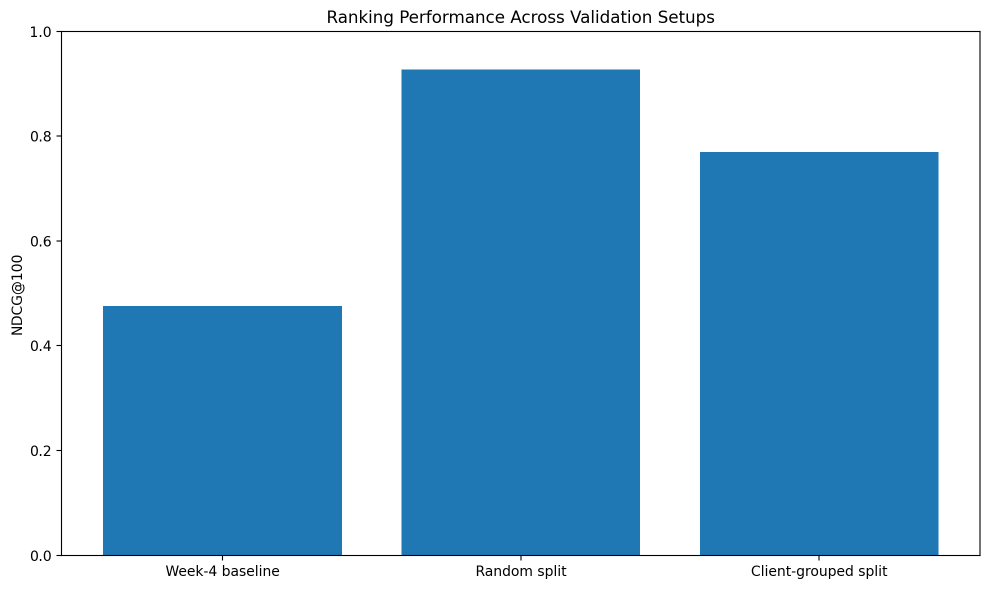
#> input picture work/figures/ranking_performance.png, 1980 x 1178 px, found by its file name (shown at 1/2 size)
$ jupyter execute --allow-errors Copy_of_capstone.ipynb   (shell and % lines are left out)
#> lines starting #> are read from the running program, lines starting #| are printed output that depends on the picture
<a href="https://colab.research.google.com/github/Khadija-Azam05/ML-Projects/blob/main/Copy_of_capstone.ipynb" target="_parent"></a>

# Capstone — mirrors your deployed research paper

[](https://colab.research.google.com/github/Khadija-Azam05/ML-Projects/blob/main/work/notebooks/capstone.ipynb?flush_cache=true)

This skeleton is yours to fill. Work the sections **in order** — each one has a one-line hint. Simple words, honest numbers.

> Working with an AI assistant? Tell it to read `skills/README.md` first and load the one skill this assignment names on its card.

## 1. Question

*The research question and the decision it supports.*

### Research Question
Can a machine-learning model rank content pages that show declining search performance more effectively than a simple rule-based baseline?

### Decision it supports:
The ranking can be used as decision support for prioritizing which pages should be reviewed or considered for content refresh.

## 2. Data

*Which release, which tables, date windows, what you excluded and why. Public-safe.*

The analysis is based on the FlyRank internship warehouse release `v20260703`. The warehouse includes `fact_content_daily_performance`, containing 78,835,655 rows of daily content performance from 2025-01-27 through 2026-06-30, and `fact_content_query_90d`, containing 2,414,248 content–query observations for a fixed 90-day window.

The modeling work used the provided public-safe `content_refresh_anonymized.csv` extract, containing 30,000 anonymized content records and 44 columns. The extract contains trailing-90-day search-performance measures and content-refresh signals used to construct the modeling features and target.

The final model used four numerical features: `impressions_90d`, `clicks_90d`, `avg_position`, and `days_since_last_update`. The target was the observed `trend_direction`, with `trend_pct` retained as supporting target information. Identifier fields and information not required for the model were not used as predictive features.

The data is anonymized. Client, content, and query identifiers were treated as identifiers rather than human-readable entities, and no private queries, client names, addresses, or other identifying information are included in the public paper.

The analysis describes observed historical search performance. It does not establish that a content refresh caused a subsequent improvement, and it does not claim that the model will generalize to every future search environment.

[cell 1]
%cd /content/ML-Projects

[cell 2]
import os

print(os.path.exists("data/raw/content_refresh_anonymized.csv"))

[cell 3]
import pandas as pd

#> (the rest of this cell did not finish here and is left out)

## 3. Methodology

*Assumptions, features, label definition, baseline, validation design, leakage checks.*

I treated this as a ranking problem: the goal was to put content showing signs of decline higher in a review queue so that a person could decide which pages to investigate first.

### Features and target

The model used four features:

- `impressions_90d`
- `clicks_90d`
- `avg_position`
- `days_since_last_update`

The target was `trend_direction`. The target was not used as a feature, and neither was `trend_pct`, because it is used to derive the target. `client_id` was also kept out of the model and used only to create a client-grouped validation split. The final leakage check found no target-derived features in the model. :contentReference[oaicite:1]{index=1}

### Baseline and model

I first compared the Random Forest with the Week-4 rule-based baseline. The baseline achieved an NDCG@100 of **0.475782**.

The Random Forest used 200 trees, a maximum depth of 10, balanced class weights, and a fixed random seed of 42. On the Week-5 random split, it achieved an NDCG@100 of **0.926767**. :contentReference[oaicite:2]{index=2}

### Validation

The original Week-5 evaluation used a stratified 80/20 random split. This kept the target proportions similar, but pages from the same clients could appear in both training and validation.

To get a more cautious estimate, I also evaluated the model using a client-grouped split. The grouped split used **25 clients for training and 7 unseen clients for validation**, with no clients shared between the two sets. This produced an NDCG@100 of **0.769499**, which was **0.157268 lower** than the random-split result. :contentReference[oaicite:3]{index=3}

Because the grouped result is lower, I use it as the more cautious validation result when interpreting how well the model may generalize to unseen clients.

### Leakage check

I checked the final features against the target and target-derived columns. No direct target-derived feature was included, and `client_id` was not used as a model feature. However, the starter CSV does not provide enough information to completely verify temporal separation between the feature and target windows. I therefore do not claim that temporal leakage has been completely ruled out. :contentReference[oaicite:4]{index=4}

[cell 4]
features = [
    "impressions_90d",
    "clicks_90d",
    "avg_position",
    "days_since_last_update"
]

target = "trend_direction"

forbidden_columns = [
    "trend_direction",
    "trend_pct",
    "is_declining_label"
]

print("Final model features:")
print(features)

print("\nTarget:")
print(target)

print("\nTarget-derived columns accidentally used as features:")
leaky_features = [col for col in features if col in forbidden_columns]
print(leaky_features if leaky_features else "None")

print("\nClient ID used as model feature?")
print("client_id" in features)

print("\nValidation results:")
print("Week-4 baseline NDCG@100:", 0.475782)
print("Week-5 random split NDCG@100:", 0.926767)
print("ML-09 grouped split NDCG@100:", 0.769499)

## 4. Results (vs baseline)

*Model vs baseline on the same split. The honest table.*

The Random Forest performed better than the Week-4 baseline on the original Week-5 random split. The baseline achieved an NDCG@100 of **0.475782**, while the Random Forest reached **0.926767** on that split.

However, the random split allowed pages from the same clients to appear in both training and validation. When I repeated the evaluation using a client-grouped split, where the validation clients were not seen during training, the model scored **0.769499**.

This grouped result is lower than the random-split result, but it remains above the baseline score. I therefore treat **0.769499** as the more cautious indication of the model's ranking performance, rather than presenting the 0.926767 random-split score as a guaranteed real-world performance level.

| Evaluation | NDCG@100 |
|---|---:|
| Week-4 rule baseline | 0.475782 |
| Random-split Random Forest | 0.926767 |
| Client-grouped Random Forest | 0.769499 |

The main finding is that the model improved the ranking of potentially declining content compared with the baseline in both evaluations, while the grouped evaluation gives a more conservative estimate of generalization to unseen clients.

[cell 5]
import matplotlib.pyplot as plt

labels = [
    "Week-4 Baseline",
    "Random Split",
    "Client-Grouped Split"
]

scores = [
    0.475782,
    0.926767,
    0.769499
]

plt.figure(figsize=(8, 5))
plt.bar(labels, scores)
plt.ylabel("NDCG@100")
plt.title("Ranking Performance Across Validation Setups")
plt.ylim(0, 1)

for i, score in enumerate(scores):
    plt.text(i, score + 0.02, f"{score:.3f}", ha="center")

plt.tight_layout()
plt.show()
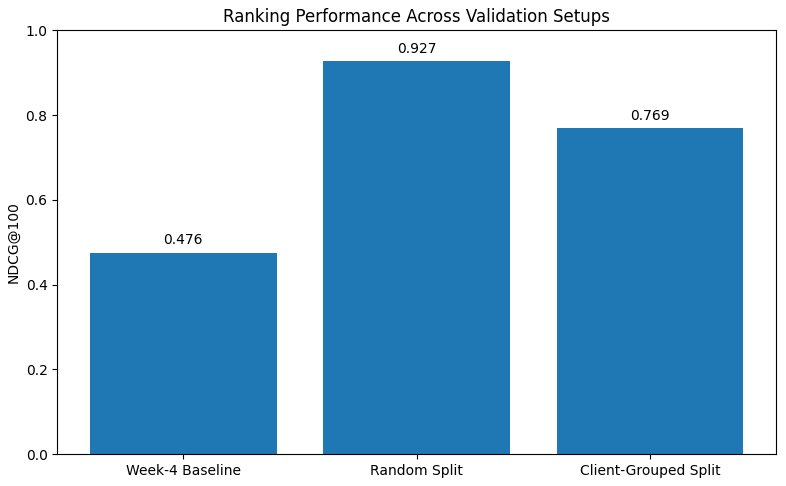
#> figure drawn by matplotlib, 1 panel; tallest bar 0.927 high, from x = 0.6 to 1.4

**Takeaway:** The Random Forest ranked declining content better than the baseline, but its score dropped from 0.927 on the random split to 0.769 on the client-grouped split, showing why the grouped result is the more cautious estimate.

[cell 6]
import matplotlib.pyplot as plt
import numpy as np

cm = np.array([
    [1522, 1226],
    [854, 2398]
])

fig, ax = plt.subplots(figsize=(7, 5))

im = ax.imshow(cm)

ax.set_xticks([0, 1])
ax.set_yticks([0, 1])

ax.set_xticklabels(["Predicted not down", "Predicted down"])
ax.set_yticklabels(["Actual not down", "Actual down"])

ax.set_xlabel("Prediction")
ax.set_ylabel("Actual")
ax.set_title("Confusion Matrix for Declining-Content Classification")

for i in range(2):
    for j in range(2):
        ax.text(j, i, f"{cm[i, j]:,}", ha="center", va="center")

plt.tight_layout()
plt.show()
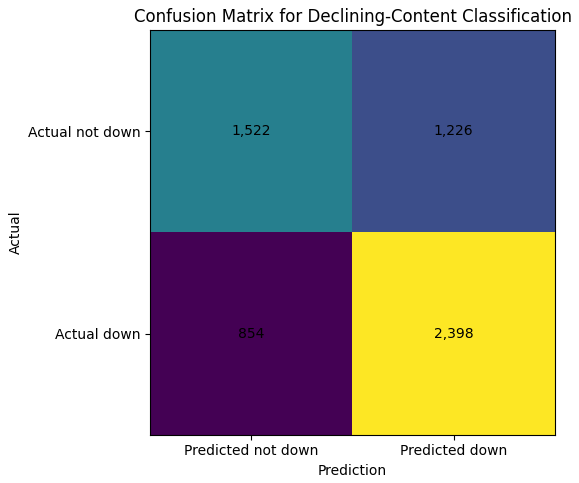
#> figure drawn by matplotlib, 1 panel

**Note:** This confusion matrix comes from the original random-split validation result, not the later client-grouped validation.

[cell 7]
import matplotlib.pyplot as plt

trend_counts = {
    "Down": 16262,
    "Stable": 5962,
    "Up": 4388,
    "New": 2236,
    "Flat": 1152
}

plt.figure(figsize=(8, 5))

bars = plt.bar(trend_counts.keys(), trend_counts.values())

plt.title("Distribution of Observed Content Trends")
plt.xlabel("Trend direction")
plt.ylabel("Number of pages")

for bar, value in zip(bars, trend_counts.values()):
    plt.text(
        bar.get_x() + bar.get_width() / 2,
        bar.get_height() + 200,
        f"{value:,}",
        ha="center"
    )

plt.tight_layout()
plt.show()
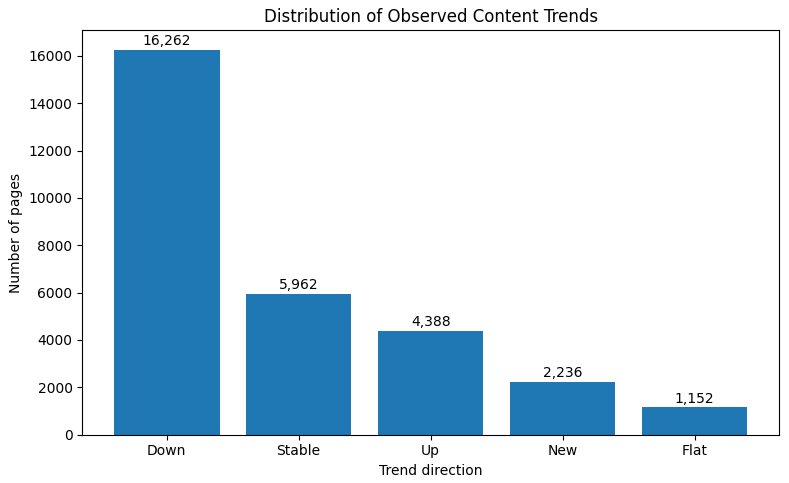
#> figure drawn by matplotlib, 1 panel; tallest bar 16262 high, from x = -0.4 to 0.4

**Takeaway:** Declining pages were the largest group in the modeling dataset, with 16,262 of 30,000 pages classified as down, so the model was evaluated against a strongly imbalanced target rather than an even five-class distribution.

## 5. Limitations

*What this work cannot claim.*

There are several reasons to treat these results as directional rather than as a guarantee of future performance.

First, the original random train/validation split may give an optimistic estimate because pages from the same clients can appear in both training and validation. The client-grouped evaluation was more conservative, with an NDCG@100 of 0.769499 compared with 0.926767 on the random split. :contentReference[oaicite:1]{index=1}

Second, the starter dataset does not provide enough information to completely verify temporal separation between the features and the target. I therefore cannot claim that temporal leakage has been fully ruled out. :contentReference[oaicite:2]{index=2}

Third, the dataset represents observed search performance rather than the reasons behind that performance. The model can identify patterns associated with declining pages, but it cannot explain whether the decline was caused by content quality, competitors, search-engine changes, seasonality, or another factor.

Finally, this analysis does not prove that refreshing a page will improve its future search performance. The model should therefore be treated as a **decision-support tool for prioritizing human review**, not as an automatic content-refresh system. :contentReference[oaicite:3]{index=3}

The results are best described as observed and directional findings from this dataset and validation design. Further testing on future time periods and unseen clients would be needed before making stronger claims about generalization.

[cell 8]
limitations_checks = {
    "Random split may be optimistic": True,
    "Client-grouped validation performed": True,
    "Temporal leakage fully verified": False,
    "Causal effect of content refresh measured": False,
    "Automatic publishing/rewrite recommended": False
}

for check, result in limitations_checks.items():
    print(f"{check}: {result}")

## 6. Ranked recommendations

*The action playbook output — the paper's recommendations section.*

The model is most useful as a prioritization tool. Its output should help a person decide which pages deserve attention first rather than automatically deciding what should happen to a page.

### 1. Review pages ranked as high priority first

Pages near the top of the ranking should be reviewed first because the model is designed to surface content showing stronger signals of decline. A human reviewer should then check the page's search performance and decide whether further investigation is worthwhile.

### 2. Check the reason for the decline before taking action

A high score does not explain why performance changed. Before refreshing a page, the reviewer should consider factors such as recent performance, search position, content freshness, and other available context.

### 3. Use the ranking to prioritize work, not to automate content changes

The model should not automatically rewrite, publish, or delete content. Its role is to reduce the number of pages that need to be considered manually and help focus attention on higher-priority cases.

### 4. Treat borderline cases as review candidates

Pages near the middle of the ranking should not automatically be ignored. If other evidence suggests that a page needs attention, it can still be reviewed even if the model gives it a lower priority.

### 5. Re-test the ranking on future and unseen data

Because performance dropped from 0.926767 on the random split to 0.769499 on the client-grouped split, future evaluation should include unseen clients and, where possible, a genuinely time-separated validation period.

### Recommended action flow

**Model ranking → human review → investigate the cause → decide whether a refresh is appropriate → measure the outcome.**

The model provides the ranking; the final content decision remains with the reviewer.

[cell 9]
recommendations = [
    "Review high-priority pages first",
    "Investigate the reason for decline",
    "Do not automate content changes",
    "Review borderline cases using additional evidence",
    "Re-test on future and unseen data"
]

print("Ranked recommendations:")
for i, recommendation in enumerate(recommendations, start=1):
    print(f"{i}. {recommendation}")

## 7. Artifacts the paper embeds

*Generate/collect the charts and tables your deployed page will show.*

[cell 10]
import os

FIGURES_DIR = "work/figures"
os.makedirs(FIGURES_DIR, exist_ok=True)

print("Figures folder ready:", os.path.exists(FIGURES_DIR))

[cell 11]
plt.savefig(
    "work/figures/ranking_performance.png",
    dpi=200,
    bbox_inches="tight"
)

plt.show()

[cell 12]
plt.tight_layout()

plt.savefig(
    "work/figures/ranking_performance.png",
    dpi=200,
    bbox_inches="tight"
)

plt.show()

[cell 13]
plt.savefig(
    "work/figures/confusion_matrix.png",
    dpi=200,
    bbox_inches="tight"
)

plt.show()

[cell 14]
plt.savefig(
    "work/figures/trend_distribution.png",
    dpi=200,
    bbox_inches="tight"
)

plt.show()

[cell 15]
import os

figure_files = [
    "work/figures/ranking_performance.png",
    "work/figures/confusion_matrix.png",
    "work/figures/trend_distribution.png"
]

print("Paper figures:")

for file in figure_files:
    print(
        file,
        "→",
        "OK" if os.path.exists(file) else "MISSING"
    )

The paper uses three main figures to communicate the results.

1. **Ranking performance:** compares the Week-4 baseline with the Random Forest on the random and client-grouped validation setups.
2. **Confusion matrix:** shows the classification results for declining versus non-declining pages on the original random-split validation.
3. **Trend distribution:** shows the distribution of the five observed trend classes in the 30,000-row modeling dataset.

The figures are saved in `work/figures/` so they can be reused by the deployed research page.

### Results summary

| Evaluation | NDCG@100 |
|---|---:|
| Week-4 rule baseline | 0.475782 |
| Random-split Random Forest | 0.926767 |
| Client-grouped Random Forest | 0.769499 |

The random-split result shows the strongest measured improvement, while the client-grouped result provides the more cautious estimate because the validation clients were not seen during training.

## Self-check

Before you submit, confirm each line honestly:

- [ ] Every section above is filled — markdown thinking AND the code that backs it
- [ ] The notebook runs top to bottom with no errors (Runtime → Run all)
- [ ] No client names, URLs, or private queries anywhere
- [ ] My claims use careful words: observed, measured, directional, decision-support
- [ ] Committed to my repo under `work/notebooks/` — then submit your repo URL on the card. Done.
- [ ] My deployed paper has **all 9 sections** — including the **Abstract** at the top and **Acknowledgments & data credit** (the https://flyrank.ai link) at the bottom.
- [ ] **ML-12 done in this notebook's closing cells:** 5-minute demo outline + a social-post cut + a 3-sentence employer-facing summary.

[cell 16]
import threading
import http.server
import socketserver

PORT = 8000

handler = lambda *args, **kwargs: http.server.SimpleHTTPRequestHandler(
    *args, directory="/content/ML-Projects", **kwargs
)

#> (the rest of this cell did not finish here and is left out)

[cell 17]
from google.colab import output

output.serve_kernel_port_as_window(PORT)

[cell 18]
%cd /content/ML-Projects

import os
import matplotlib.pyplot as plt

os.makedirs("work/figures", exist_ok=True)

# -----------------------------
# 1. Ranking performance
# -----------------------------
labels = [
    "Week-4 baseline",
    "Random split",
    "Client-grouped split"
]

scores = [
    0.475782,
    0.926767,
    0.769499
]

plt.figure(figsize=(10, 6))
plt.bar(labels, scores)
plt.ylabel("NDCG@100")
plt.title("Ranking Performance Across Validation Setups")
plt.ylim(0, 1.0)
plt.tight_layout()

plt.savefig(
    "work/figures/ranking_performance.png",
    dpi=200,
    bbox_inches="tight"
)
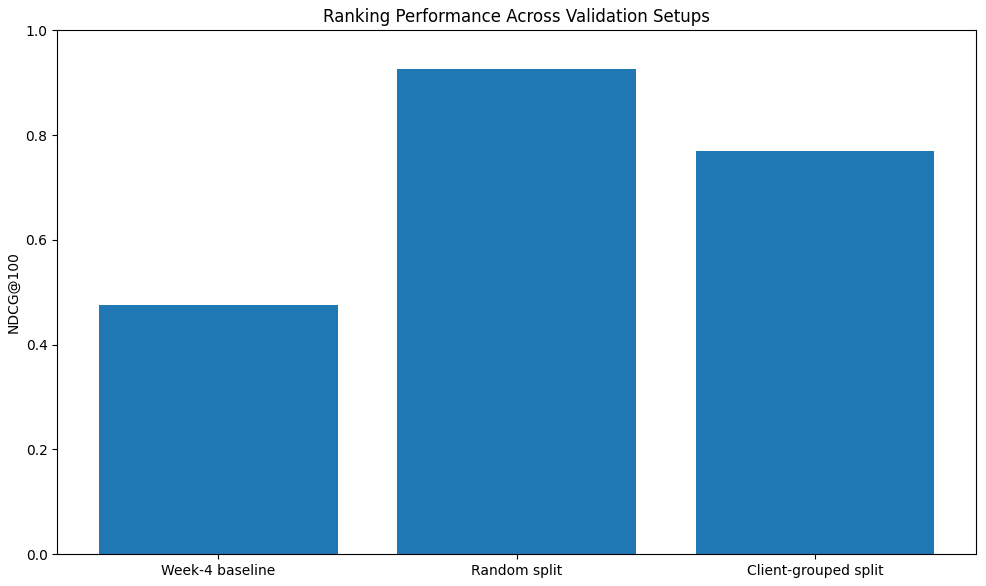
#> figure drawn by matplotlib, 1 panel; tallest bar 0.927 high, from x = 0.6 to 1.4

plt.show()
plt.close()


# -----------------------------
# 2. Confusion matrix
# -----------------------------
cm = [
    [1522, 1226],
    [854, 2398]
]

plt.figure(figsize=(7, 6))
plt.imshow(cm)

plt.title("Confusion Matrix")
plt.xlabel("Predicted")
plt.ylabel("Actual")

plt.xticks([0, 1], ["Not Down", "Down"])
plt.yticks([0, 1], ["Not Down", "Down"])

for i in range(2):
    for j in range(2):
        plt.text(j, i, cm[i][j], ha="center", va="center")

plt.tight_layout()

plt.savefig(
    "work/figures/confusion_matrix.png",
    dpi=200,
    bbox_inches="tight"
)

plt.show()
plt.close()


# -----------------------------
# 3. Trend distribution
# -----------------------------
trend_labels = [
    "Down",
    "Stable",
    "Up",
    "New",
    "Flat"
]

trend_counts = [
    16262,
    5962,
    4388,
    2236,
    1152
]

plt.figure(figsize=(10, 6))
plt.bar(trend_labels, trend_counts)

plt.ylabel("Number of pages")
plt.xlabel("Trend direction")
plt.title("Observed Trend Distribution")

plt.tight_layout()

plt.savefig(
    "work/figures/trend_distribution.png",
    dpi=200,
    bbox_inches="tight"
)

plt.show()
plt.close()

print("All three charts regenerated.")

[cell 19]
from PIL import Image
import numpy as np

img = Image.open(
    "/content/ML-Projects/work/figures/ranking_performance.png"
).convert("RGB")

arr = np.array(img)

print("Minimum:", arr.min())
#| Minimum: 0
#> (the rest of the program and of its run is left out)
